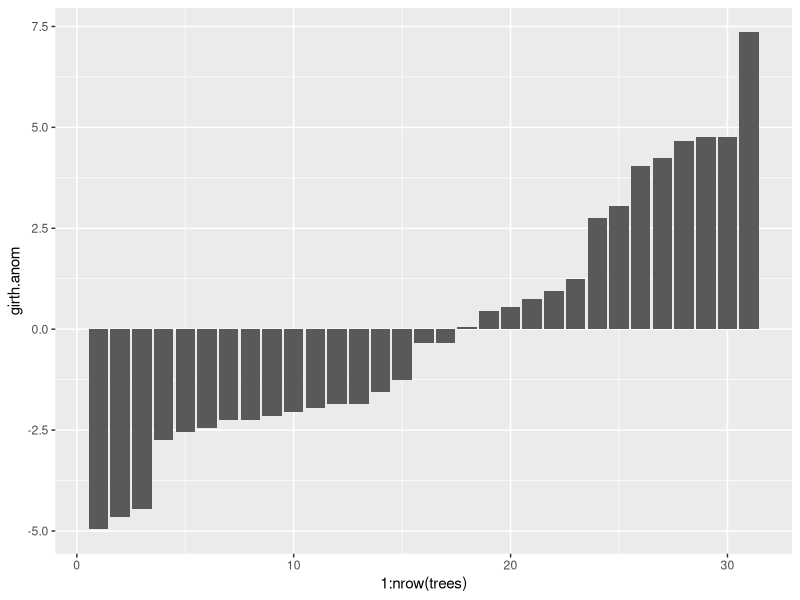
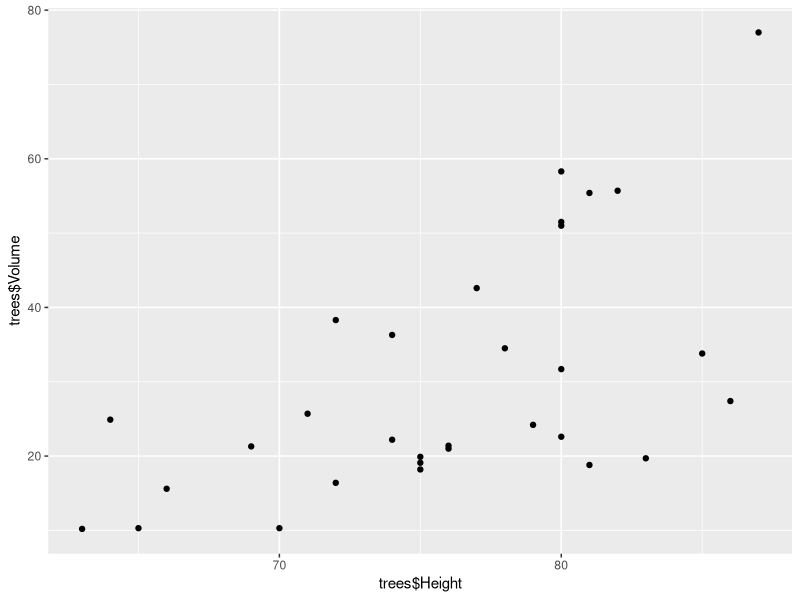
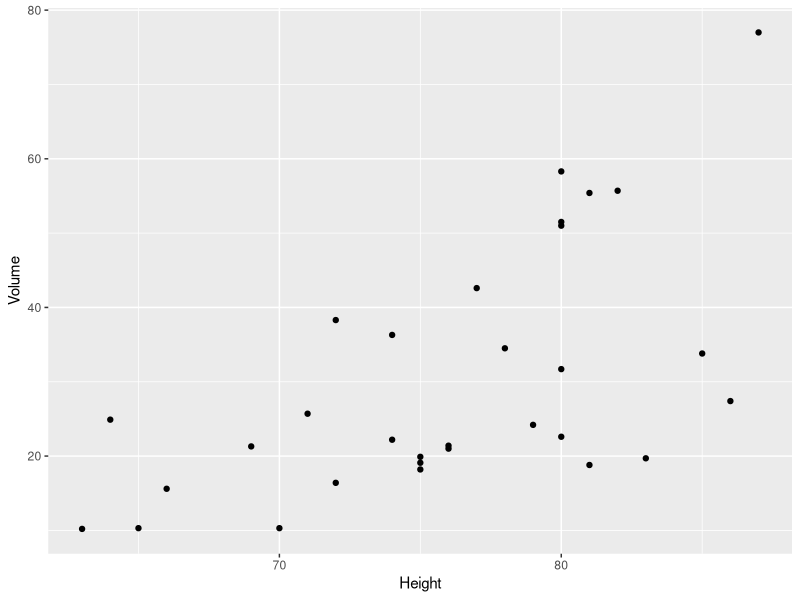
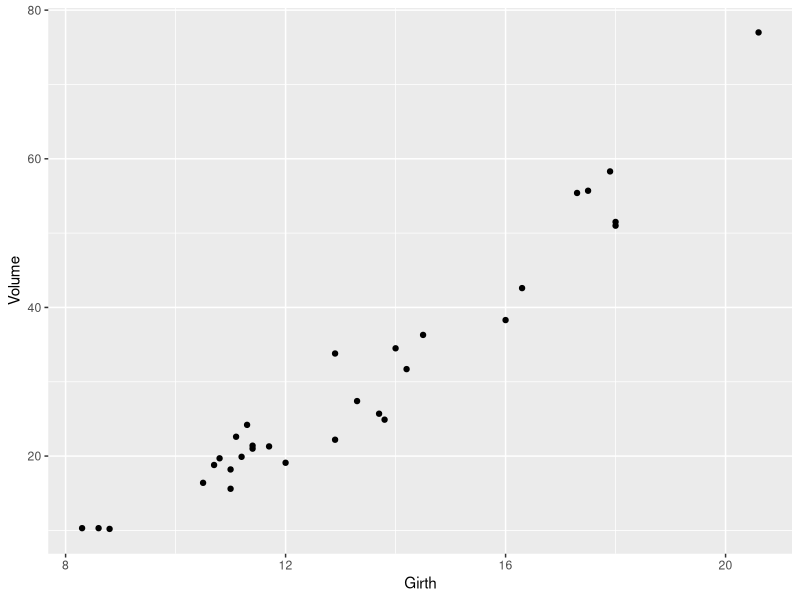
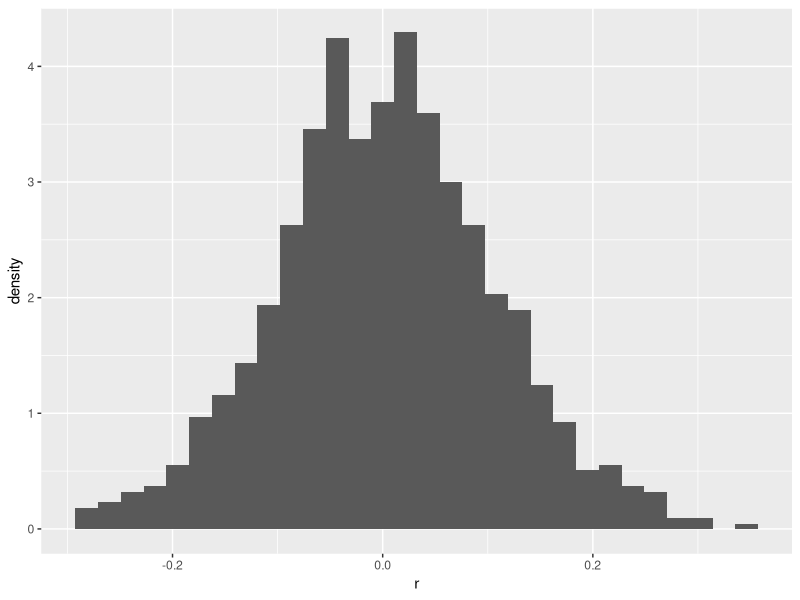
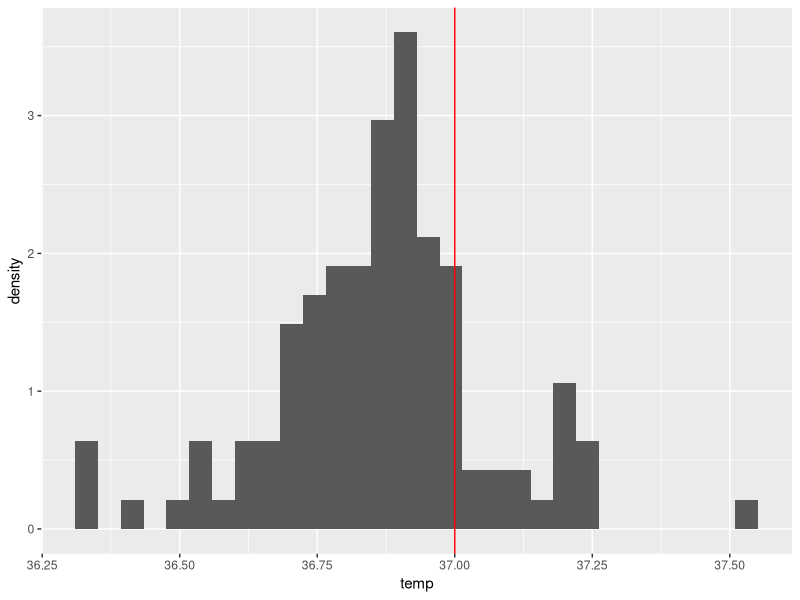
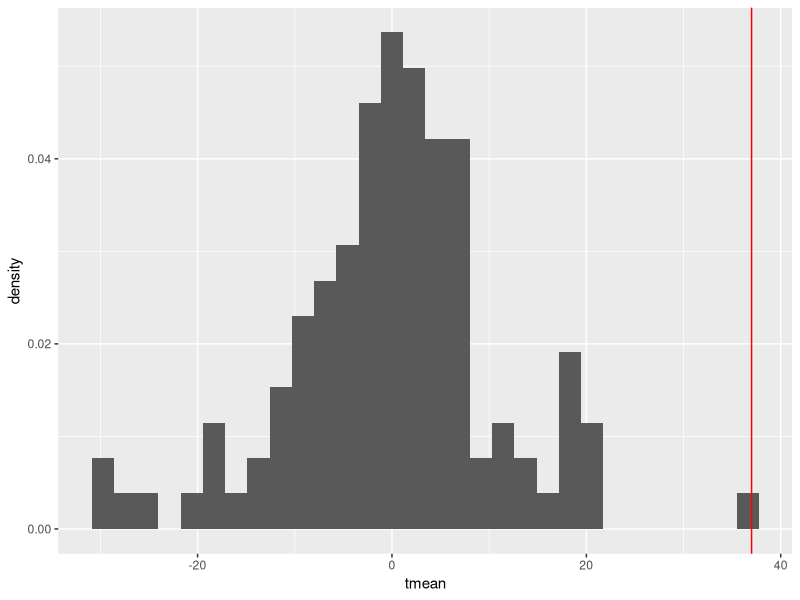
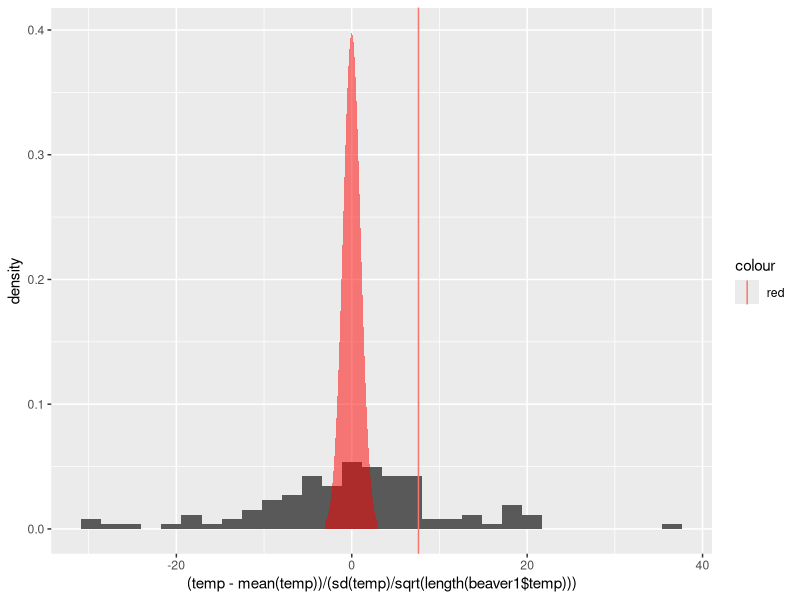

Source code (R) for these figures, in order:
## ---- chunk 1
head(trees)
## ---- chunk 2
girth = trees$Girth
girthhat = mean(girth)
#so the var is
t(girth-girthhat)%*%(girth-girthhat)/ (length(girth)-1)
girth.var = var(girth)

girthAnom = trees[,1]-mean(trees[,1])
girthVar = t(girthAnom)%*%girthAnom
print(girthVar)
## ---- chunk 3

# convert to SD
girth.sd = sqrt(girth.var)
print(girth.sd)
sd(girth)


library(ggplot2)
mean.girth = mean(trees$Girth)
trees = trees
trees$girth.anom = trees$Girth-mean.girth
head(trees)
ggplot(trees,aes(x=1:nrow(trees),y=girth.anom))+geom_bar(stat="identity")

## ---- chunk 4
#examine the relationship between two variables
ggplot(trees)+ geom_point(aes(x = trees$Height, y = trees$Volume))

#calculate the cov of height and volume
height.anom = trees$Height - mean(trees$Height)
vol.anom = trees$Volume - mean(trees$Volume)

#transpose matrix
covHV = t(height.anom)%*%vol.anom / (length(vol.anom)-1) #this is in units
print(covHV)

#compare girth to volume
girth.anom = trees$Girth - mean(trees$Girth)

covGV = t(girth.anom)%*%vol.anom / (length(vol.anom)-1)
print(covGV)

#check
cov(trees$Girth,trees$Volume)

ggplot(trees,aes(x=Height, y=Volume)) + geom_point() 
## ---- chunk 5
height.anom = trees$Height - mean(trees$Height)
volume.anom = trees$Volume - mean(trees$Volume)
covarianceHV = t(height.anom) %*% volume.anom
print(covarianceHV)

## ---- chunk 6
girth.anom = trees$Girth - mean(trees$Girth)
volume.anom = trees$Volume - mean(trees$Volume)
covarianceGV = t(girth.anom) %*% volume.anom
print(covarianceGV)

## ---- chunk 7
corHV = covHV/sqrt(var(trees$Height)*var(trees$Volume))
print(corHV)
cor(trees$Height,trees$Volume)

corGV = covGV/sqrt(var(trees$Girth)*var(trees$Volume))
print(corGV)

#what fraction of total var does the girth volume relationship explain?
print(corGV^2)

ggplot(trees,aes(x=Girth, y=Volume)) + geom_point() 
#to predict the volume of a tree, measure the girth not the height

maxCovHV = sqrt(t(height.anom)%*%height.anom * t(volume.anom)%*%(volume.anom))
maxCovGV =  sqrt(t(girth.anom)%*%girth.anom * t(volume.anom)%*%(volume.anom))

rhoHV = covarianceHV/maxCovHV
rhoGV = covarianceGV/maxCovGV

print(rhoHV)
print(rhoGV)
## ---- chunk 8
print(cor(trees$Height,trees$Volume))
print(cor(trees$Girth,trees$Volume))

## ---- chunk 9
#generate random data and correlate them

r=c()#Initialize a spot for our random calculations to go
for(i in 1:1000){#lets do this a thousand times
  rd1 = rnorm(100)#simulate data each time through the loop
  rd2 = rnorm(100)#twice
  r[i] = cor(rd1,rd2)#correlate and store the values
}
#now let's plot it
ggplot()+geom_histogram(aes(x=r,y=..density..)) #Let's look at my favorite plot
#what is the proba that random numbers could give a correlation of greater than 0.2 (neg and pos)


## ---- chunk 10
#Lets take a look at our observations of beaver temp
ggplot(beaver1)+geom_histogram(aes(x=temp,y=..density..))+geom_vline(xintercept = 37,color="red")
## ---- chunk 11
#Lets take a look at our observations

#same code as below but nicer, i.e. convert data to a t-stat value
tmean = (beaver1$temp - mean (beaver1$temp))/ (sd(beaver1$temp)/sqrt(length(beaver1$temp)))
ggplot(beaver1)+geom_histogram(aes(x=tmean,y=..density..))+geom_vline(xintercept = 37,color="red")

#convert to t distribution space
t37 = (37-mean(beaver1$temp))/(sd(beaver1$temp)/sqrt(length(beaver1$temp)))
myplot = ggplot()+geom_histogram(aes(x = tmean, y = ..density..))+geom_vline(xintercept = t37)

#other code which actually works 
myplot = ggplot(beaver1)+geom_histogram(aes(x=(temp-mean(temp))/(sd(temp)/sqrt(length(beaver1$temp))),y=..density..))+geom_vline(aes(xintercept = (37-mean(beaver1$temp))/(sd(beaver1$temp)/sqrt(length(beaver1$temp))),color="red"))
#and let's add a tdistribution
td = dt(seq(-3,3,by=.1),df=length(beaver1$temp)-2)
ndf = data.frame(x=seq(-3,3,by=.1),y=td)

myplot+geom_area(data=ndf,aes(x=x,y=y),fill="red",alpha=0.5)


## ---- chunk 12
#so to actually do the p value calculation you use your t stat which is t37 here (Tstat = t37)
Tstat = (37-mean(beaver1$temp))/(sd(beaver1$temp)/sqrt(length(beaver1$temp)))
print(Tstat)
## ---- chunk 13
tcum = pt(seq(-7,7, length.out = 100), df = length(beaver1$temp)-2)
plot(seq(-7,7, length.out = 100), tcum)
#can calculate the cumulative prba that the value is less than our tstat like this
pval = pt(Tstat,df = length(beaver1$temp)-2)
print(pval)
#if looking at greater than, then use 1-pt()
## ---- chunk 14
t36.84 = (36.84-mean(beaver1$temp))/(sd(beaver1$temp)/sqrt(length(beaver1$temp)))
pt(t36.84,df = length(beaver1$temp)-2)
myplot = ggplot()+geom_histogram(aes(x = tmean, y = ..density..))+geom_vline(xintercept = t36.84, colour = "blue")
myplot+geom_area(data=ndf,aes(x=x,y=y),fill="red",alpha=0.5)

#what is the proba that our mean is more than 0.03 degrees different than the calculated mean

observedmean = mean(beaver1$temp)

tstatHi = 0.03/(sd(beaver1$temp)/sqrt(length(beaver1$temp)))
tstatLo = -0.03/(sd(beaver1$temp)/sqrt(length(beaver1$temp)))

x1 = seq(-4,4,length.out = 50)
d1 = dt(x1,df=length(beaver1-2))
x2 = seq(tstatHi,4,length.out = 50)
d2 = dt(x2,df=length(beaver1-2))
x3 = seq(-4,tstatLo,length.out = 50)
d3 = dt(x3,df=length(beaver1-2))

plotdf = data.frame(x1,x2,x3,d1,d2,d3)
ggplot(plotdf)+geom_area(aes(x1,d1),fill = "black")+geom_area(aes(x2,d2),fill="red",alpha=0.5)+geom_area(aes(x3,d3),fill="red",alpha=0.5)

## ---- chunk 15
#probability of the Tstat to be lower than than the critical value, using the cumulative probab at the critical value

#for the left tail: (for the right tail use 1-pt)
pt(tstatLo,df=length(beaver1$temp)-2) #pt calculates the cumulative proba

## ---- chunk 16
#for a generalised approach
x=tstatHi#x can be positive or negative now!

pValue = pt(-abs(x),df=length(beaver1$temp)-2)*2 #gives the area under both tails
print(pValue)

#monte carlo methods
#simulate random beaver temperatures 1000 times and see how much our mean varies

bmean = mean(beaver1$temp)
bsd = sd(beaver1$temp)
nits = 1000 #number of iterations
simBeaverMean = matrix(NA,nits,1) #create a matrix of NAs with nits dimensions, filled by row

for(i in 1:nits){
  simBeaver = rnorm(n = length(beaver1$temp), mean = bmean, sd = bsd)
  simBeaverMean[i] = mean(simBeaver)
}

hist(simBeaver)

#random version of the beaver1 dataset using random simulated values
#then we are storing the mean into the empty matrix

#now we have 1000 possible means from our dataset

hiTemp = bmean + 0.03
loTemp = bmean - 0.03

ggplot()+ geom_histogram(aes(x = simBeaverMean))+geom_vline(aes(xintercept = loTemp))+
  geom_vline(aes(xintercept= hiTemp))

#can set a seed to get the exact same random variables, otherwise the MC will never get the same results

#can't integrate the area under the curve of a MC, empirical proba dis rather than theoretical

#use simulated results to calculate a 95% CI on our mean
quantile(simBeaverMean, c(0.025, 0.975))

#figuring out percentiles, given a certain critical value?
beaverCDF = ecdf(simBeaverMean)

ourProbs = beaverCDF(c(loTemp,hiTemp))
print(ourProbs)
totalExtremeProb = ourProbs[1]+(1-ourProbs[2])
print(totalExtremeProb)

#one more example

#this is called bootstrapping

nits = 1000 #number of iterations
simBeaverMean = matrix(NA,nits,1) 

for(i in 1:nits){
  simBeaver = sample(beaver1$temp, size = length(beaver1$temp), replace =T)
  simBeaverMean[i]= mean(simBeaver)
}

hiTemp = bmean + 0.03
loTemp = bmean - 0.03

ggplot()+ geom_histogram(aes(x = simBeaverMean))+geom_vline(aes(xintercept = loTemp))+
  geom_vline(aes(xintercept= hiTemp))

quantile(simBeaverMean, c(0.025, 0.975))

beaverCDF = ecdf(simBeaverMean)

ourProbs = beaverCDF(c(loTemp,hiTemp))
print(ourProbs)
totalExtremeProb = ourProbs[1]+(1-ourProbs[2])
print(totalExtremeProb)

#v similar but with a lower p value

#jackknifing

simBeaverMean = matrix(NA,length(beaver1$temp),1) 

for(i in 1:length(beaver1$temp)){
  simBeaver = beaver1$temp[-i]
  simBeaverMean[i]= mean(simBeaver)
}

hiTemp = bmean + 0.03
loTemp = bmean - 0.03

ggplot()+ geom_histogram(aes(x = simBeaverMean))+geom_vline(aes(xintercept = loTemp))+
  geom_vline(aes(xintercept= hiTemp))

quantile(simBeaverMean, c(0.025, 0.975))

beaverCDF = ecdf(simBeaverMean)

ourProbs = beaverCDF(c(loTemp,hiTemp))
print(ourProbs)
totalExtremeProb = ourProbs[1]+(1-ourProbs[2])
print(totalExtremeProb)

#proba of mean being more extreme than the critical values is 0 in this case

## ---- chunk 17
awesome = function(vec){
  out = list()#initialize my list
  out$mean = mean(vec)#calculate and store the mean
  out$sd = sd(vec)#again for sd
  out$input = vec#and store the vector.
  
  return(out)
}


my.out = awesome(rnorm(100)) #let's try with 100 random datapoints
print(my.out$mean)
print(my.out$input)



